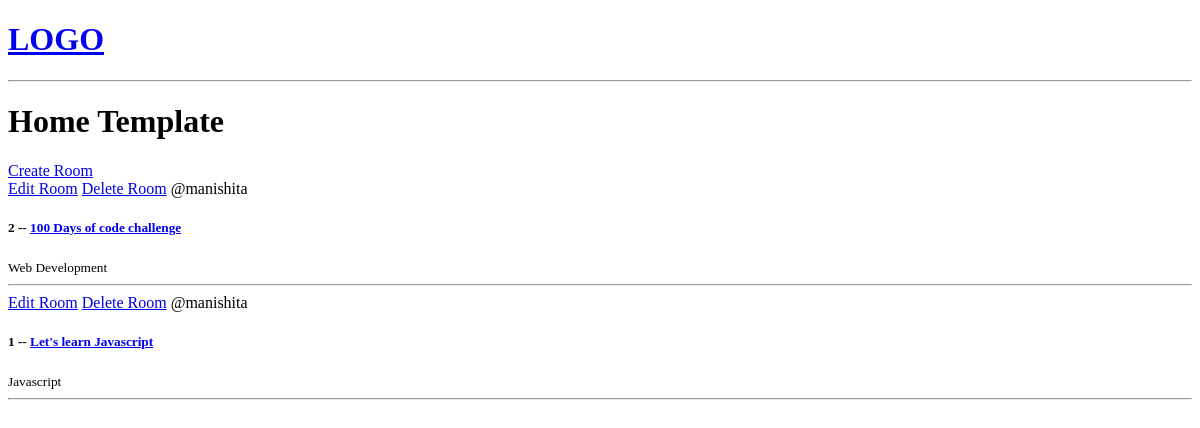
Before: / with the older database file.
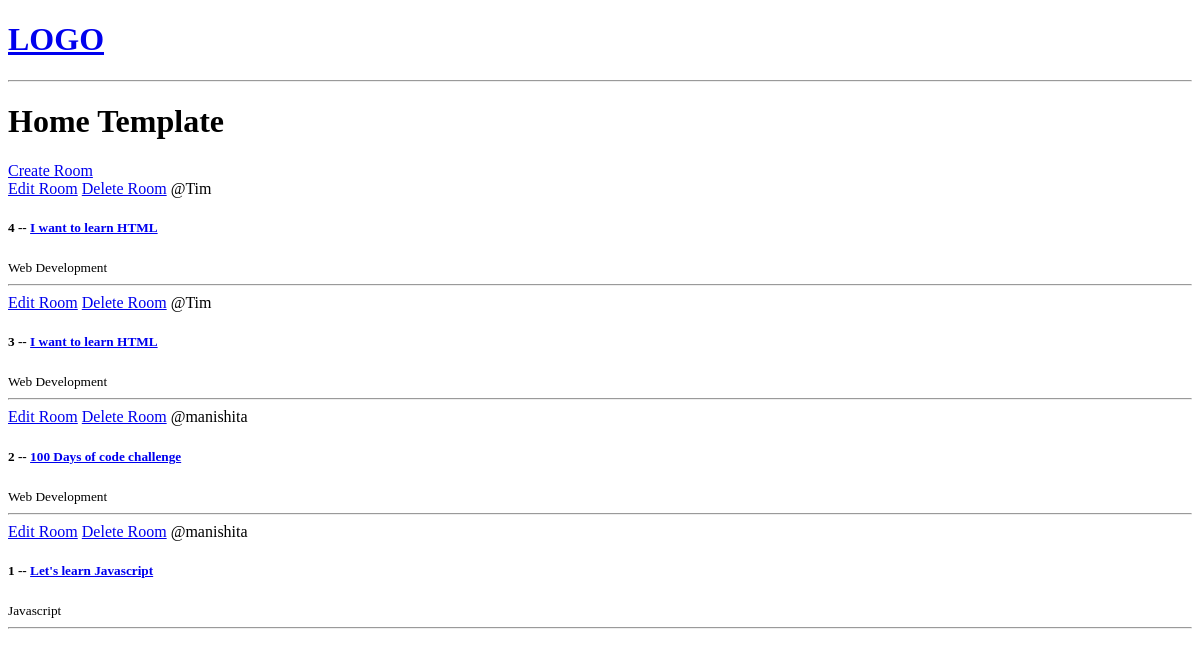
After: the same page with the newer database file.
### base/models.py (models this page shows, shortened)
class Room(models.Model):
    host = models.ForeignKey(User, on_delete=models.SET_NULL, null=True)
    topic = models.ForeignKey(
        Topic, on_delete=models.SET_NULL, null=True
    )  # One topic can have many rooms
    name = models.CharField(max_length=200)
    description = models.TextField(null=True, blank=True)
    updated = models.DateTimeField(
        auto_now=True
    )  # will save everytime a change is made
    created = models.DateTimeField(
        auto_now_add=True
    )  # will save the first time the room is created
    class Meta:
        ordering = [
            "-updated",
            "-created",
        ]  # this will order the room list with updated first

class Topic(models.Model):
    name = models.CharField(max_length=200)

### base/views.py (the view)
# urls.py: path("", views.home, name="home"),
def home(request):
    rooms = Room.objects.all()
    context = {"rooms": rooms}
    return render(request, "base/home.html", context)

### base/templates/base/home.html
{% extends "main.html" %}
{% block content %}
<h1>Home Template</h1>
<div>
    <div>
        <a href="{% url 'create-room'%}">Create Room</a>
        {% for room in rooms %}
            <div>
                <a href="{% url 'update-room' room.id %}">Edit Room</a>
                <a href="{% url 'delete-room' room.id %}">Delete Room</a>
                <span>@{{ room.host.username }}</span>
                <h5>
                    {{room.id}} -- <a href="{% url 'room' room.id %}">{{room.name}}</a>
                </h5>
                <small>{{ room.topic.name }}</small>
                <hr>
            </div>
        {% endfor %}
    </div>
</div>
{% endblock %}

### templates/main.html (shortened to what this page needs)
<!DOCTYPE html>
<html>
<head>
</head>
<body>
    {% include "navbar.html" %}
    {% block content %}
    {% endblock %}
</body>
</html>

### templates/navbar.html
<a href="/">
    <h1>LOGO</h1>
</a>
<hr>

Changed rows visible on the page:
added Room: host.username "Tim", id "4", name "I want to learn HTML", topic.name "Web Development"
added Room: host.username "Tim", id "3", name "I want to learn HTML", topic.name "Web Development"
